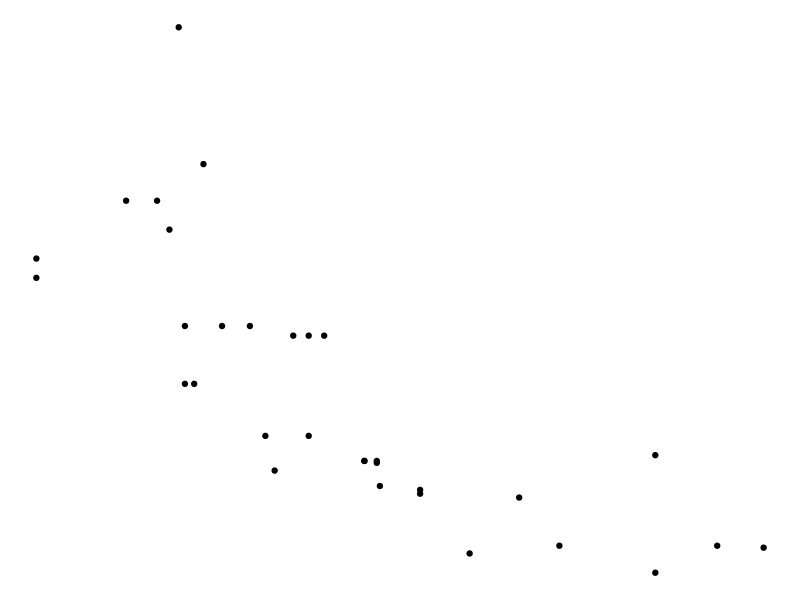

This figure's R source:
library(ggplot2)

df <- mtcars

print(head(df))

pl <- ggplot(data=df,aes(x=mpg, y=hp))

pl2 <- pl + geom_point()

print(pl2+theme_void()) 